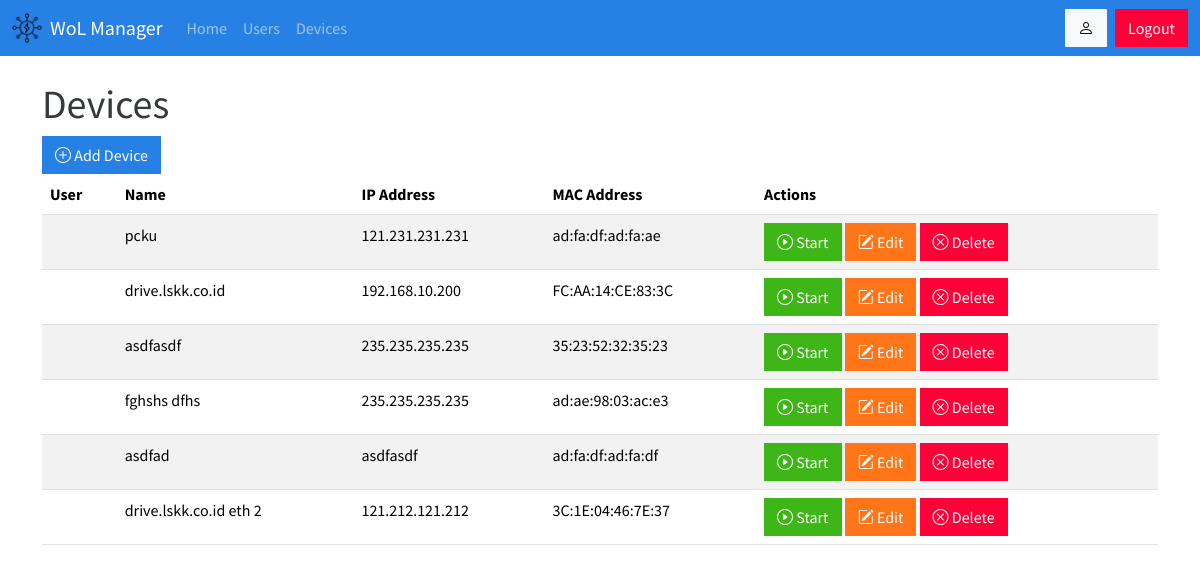
/devices (signed in), run on the app's committed database.
### tables this page shows
CREATE TABLE devices (
                            id INTEGER PRIMARY KEY AUTOINCREMENT,
                            device_name TEXT,
                            mac_address TEXT,
                            ip_address TEXT,
                            user_id INTEGER,
                            FOREIGN KEY(user_id) REFERENCES users(id));

### main.py (the view)
@app.route('/devices')
def devices():
    if 'user' not in session:
        return redirect(url_for('login'))
    with get_db_connection() as conn:
        devices = conn.execute("SELECT * FROM devices").fetchall()
    return render_template('devices.html', devices=devices)

### main.py (called while the page is built)
def get_db_connection():
    conn = sqlite3.connect('database.db')
    conn.row_factory = sqlite3.Row
    return conn

### templates/devices.html (shortened to what this page needs)
{% extends 'base.html' %}
{% block content %}
<h1>Devices</h1>
<a href="{{ url_for('add_device') }}" class="btn btn-primary"><i class="bi bi-plus-circle"></i> Add Device</a>
<table class="table table-striped">
    <thead>
        <tr>
            {% if session['role'] == 'admin' %}
            <th>User</th>
            {% else %}
            <th>ID</th>
            {% endif %}
            <th>Name</th>
            <th>IP Address</th>
            <th>MAC Address</th>
            <th>Actions</th>
        </tr>
    </thead>
    <tbody>
        {% for device in devices %}
        <tr>
            {% if session['role'] == 'admin' %}
            <td>{{ device.owner_username }}</td>
            {% else %}
            <td>{{ device.id }}</td>
            {% endif %}
            <td>{{ device.device_name }}</td>
            <td>{{ device.ip_address }}</td>
            <td>{{ device.mac_address }}</td>
            <td>
                <form action="{{ url_for('start_device', device_id=device.id) }}" method="post" style="display:inline;">
                    <button type="submit" class="btn btn-success"><i class="bi bi-play-circle"></i> Start</button>
                </form>
                <a href="{{ url_for('edit_device', device_id=device.id) }}" class="btn btn-warning"><i class="bi bi-pencil-square"></i> Edit</a>
                <form action="{{ url_for('delete_device', device_id=device.id) }}" method="POST" style="display:inline;">
                    <button type="submit" class="btn btn-danger"><i class="bi bi-x-circle"></i> Delete</button>
                </form>
            </td>
        </tr>
        {% endfor %}
    </tbody>
</table>
{% endblock %}

### data on the page
devices: device_name "pcku", ip_address "121.231.231.231", mac_address "ad:fa:df:ad:fa:ae"
devices: device_name "drive.lskk.co.id", ip_address "192.168.10.200", mac_address "FC:AA:14:CE:83:3C"
devices: device_name "asdfasdf", ip_address "235.235.235.235", mac_address "35:23:52:32:35:23"
devices: device_name "fghshs dfhs", ip_address "235.235.235.235", mac_address "ad:ae:98:03:ac:e3"
devices: device_name "asdfad", ip_address "asdfasdf", mac_address "ad:fa:df:ad:fa:df"
devices: device_name "drive.lskk.co.id eth 2", ip_address "121.212.121.212", mac_address "3C:1E:04:46:7E:37"
